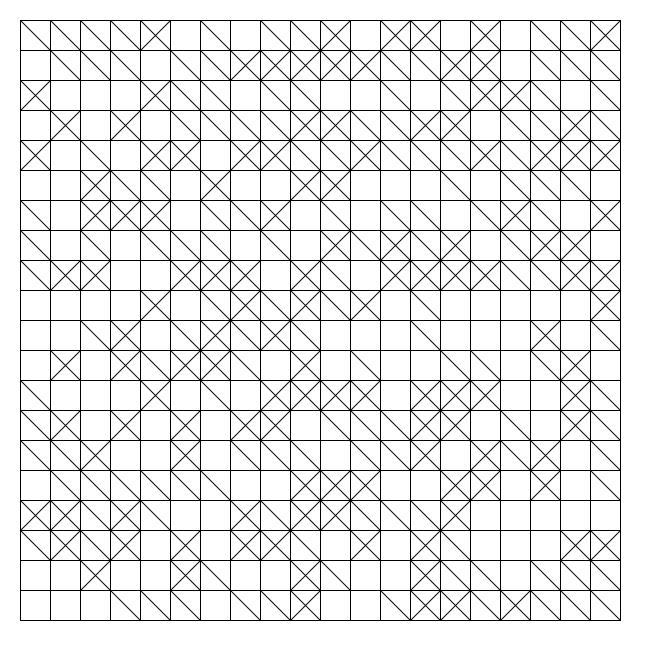
Frame 1 (no input)
Frame 60 (the mouse pressed at the canvas centre just before this capture): identical to frame 1, image omitted
Frame 120 (the mouse held since frame 60 and released just before this capture): identical to frame 1, image omitted

The Processing sketch that drew this single still picture (run headless with seeded random() and noise(); from frame 60 on, the mouse is pressed at the canvas centre):

// Processing sketch: processing_158326
// ── processing_158326.pde

/*  A recreation of Sol LeWitt's instruction-based artwork:

    WORK FROM INSTRUCTIONS (1971):
    
    USING A BLACK, HARD CRAYON DRAW A TWENTY INCH SQUARE.
    DIVIDE THIS SQUARE INTO ONE INCH SQUARES. WITHIN EACH
    ONE INCH SQUARE, DRAW NOTHING, OR DRAW A DIAGONAL
    STRAIGHT LINE FROM CORNER TO CORNER OR TWO CROSSING
    STRAIGHT LINES DIAGONALLY FROM CORNER TO CORNER.
*/

int vertSquareCount = 20;
int horizSquareCount = 20;
int squareSize = 30;
int num;
boolean isDone;

void setup() {
  //size(squareSize*(vertSquareCount+2), squareSize*(horizSquareCount+2));  // this one does not work in JavaScript :(
  // so let's hard-code the size of the window:
  size (660, 660);
  isDone = false;
}

void draw () {
  if (!isDone) {
    background(255);
    stroke(0);

    for (int i = 0; i < vertSquareCount; i = i+1) {
      for (int j = 0; j < horizSquareCount; j = j+1) {
        //draw square
        rect(20 + squareSize*i, 20 + squareSize*j, squareSize, squareSize);
        num = (int)random(0,3);
        switch(num) {
          case 0:
          // do nothing
          break;
          case 1:
          //draw one diagonal
          line((20 + squareSize*i)+squareSize, (20 + squareSize*j)+squareSize, 20 + squareSize*i, 20 + squareSize*j);
          break;
          case 2:
          // draw two diagonals
          line((20 + squareSize*i)+squareSize, (20 + squareSize*j)+squareSize, 20 + squareSize*i, 20 + squareSize*j);
          line(20 + squareSize*i, (20 + squareSize*j)+squareSize, (20 + squareSize*i)+squareSize, 20 + squareSize*j); 
          break;
        }
      }
    }
  }
  isDone = true;
}
